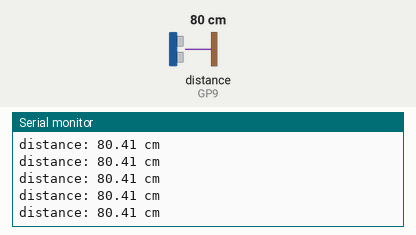
A sketch run on a simulated Raspberry Pi Pico. Parts: the last lines printed to the serial monitor. Wiring (inferred from the names in the program): ultrasonic range finder: trigger GP8; echo GP9. Inputs (shaded band) come from the test bench; at power-on: distance to the obstacle (sensor on GP9) 80 cm. The echo pulse lasts 58.3 µs per cm.

Above: at 1.2 s.
1.3 s: distance to the obstacle (sensor on GP9) set to 2 cm
At 1.56 s:
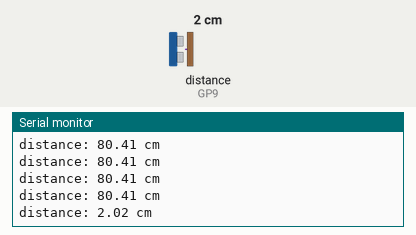
2.8 s: distance to the obstacle (sensor on GP9) set to 4 cm
At 2.96 s:
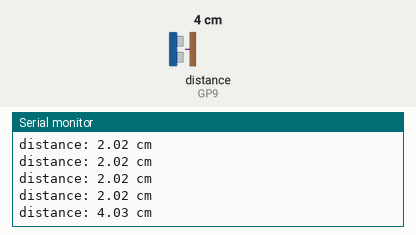
Timing chart, 0 to 5.8 s (numbered marks = the images above; inputs shaded):
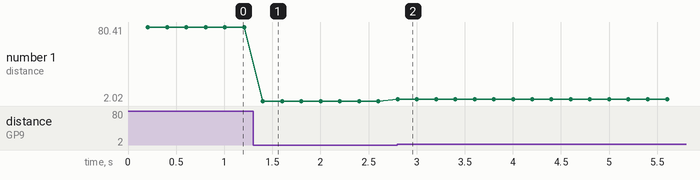

Measured:
- after the input at 1.3 s, the serial monitor: prints a new line after 0.10 s (image 1)
- after the input at 2.8 s, the serial monitor: prints a new line at once (image 2)
- plotted number 1: 80.41 → 2.02 after the input at 1.3 s, 2.02 → 4.03 after the input at 2.8 s

The sketch:

pico_202.ino
```cpp
// snippet: pico_202
// tags: pico, rp2040, raspberry-pi
// boards: avr, esp32, megaavr, nano33iot, romi32u4, rp2040
// library: none
// description: RPi Pico: HC-SR04 on trig=8, echo=9
// prompts: ultrasonic sensor Pico, HC-SR04 RP2040, distance sensor Raspberry Pi Pico, sonar Pico, measure distance Pi Pico, HC-SR04 ultrasonic RP2040
// verified: compile-only
// source: kd-generated (id 202)
// exact-include: Arduino.h

#include <Arduino.h>

float distCm = 0.0;
unsigned long trigTime = 0;
bool waiting = false;

const int TRIG_PIN = 8;
const int ECHO_PIN = 9;

void setup() {
  Serial.begin(115200);
  pinMode(TRIG_PIN, OUTPUT);
  pinMode(ECHO_PIN, INPUT);
}

void loop() {
  unsigned long now = millis();

  if (!waiting && now - trigTime >= 200) {
    trigTime = now;
    digitalWrite(TRIG_PIN, LOW);
    delayMicroseconds(2);
    digitalWrite(TRIG_PIN, HIGH);
    delayMicroseconds(10);
    digitalWrite(TRIG_PIN, LOW);

    waiting = true;
  }

  if (waiting) {
    long duration = pulseIn(ECHO_PIN, HIGH, 30000);  // returns echo duration in us; divide by 58 for cm (speed of sound)
    if (duration > 0) {
      distCm = duration / 58.0;
      waiting = false;
      Serial.print("distance: ");
      Serial.print(distCm);
      Serial.println(" cm");
    }
  }
}
```
